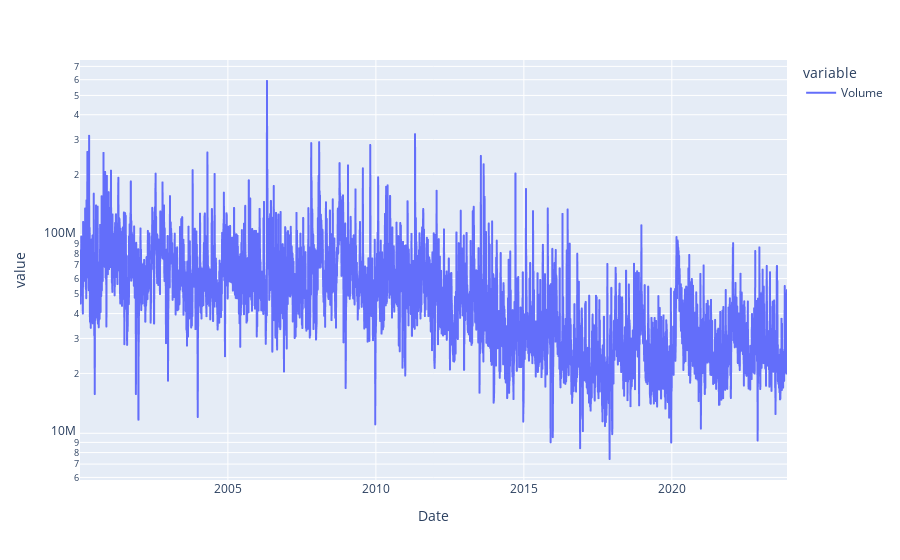

Notebook source saved alongside this figure:
### Code cell
line(data_frame=df, x='Date',  y=['Volume'],log_y=True) #log_y: 눈금 간격이 10

### Figure 1 — Plotly figure (JSON) as saved in the notebook; plotly's stock layout.template omitted (floating-point values rounded to 4 significant figures; data arrays with more than 128 entries replaced by an {"elided": "..."} marker saying what was removed)
{"data": [{"hovertemplate": "variable=Volume<br>Date=%{x}<br>value=%{y}<extra></extra>", "legendgroup": "Volume", "line": {"color": "#636efa", "dash": "solid"}, "marker": {"symbol": "circle"}, "mode": "lines", "name": "Volume", "showlegend": true, "type": "scattergl", "x": {"elided": "6012 str values"}, "xaxis": "x", "y": {"elided": "6012 int values"}, "yaxis": "y"}], "layout": {"legend": {"title": {"text": "variable"}, "tracegroupgap": 0}, "margin": {"t": 60}, "xaxis": {"anchor": "y", "domain": [0, 1], "title": {"text": "Date"}}, "yaxis": {"anchor": "x", "domain": [0, 1], "title": {"text": "value"}, "type": "log"}}}
